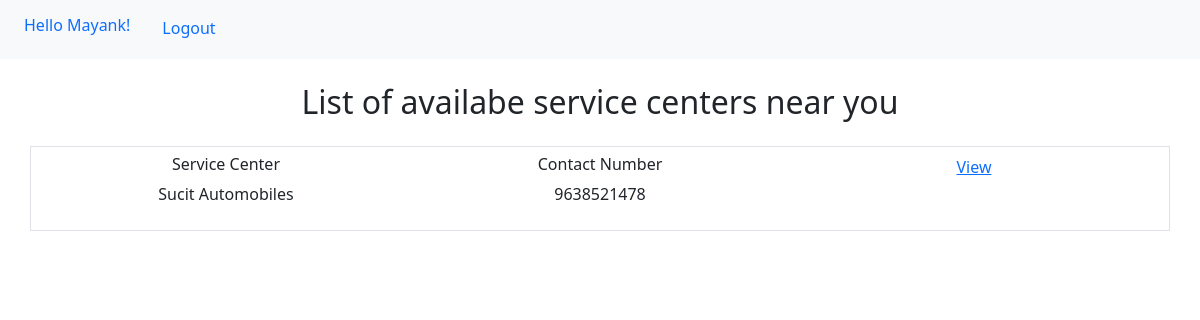
Page /customer/ (signed in) on the earlier database version.
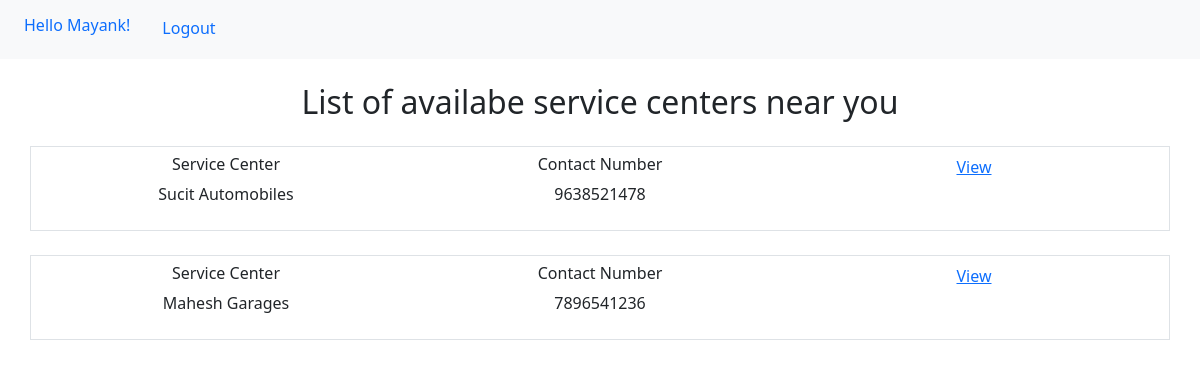
Same page on the later database version.
### service_centers/models.py (models this page shows, shortened)
class ServiceCenter(models.Model):
    user=models.OneToOneField(User,on_delete=models.CASCADE)
    phoneNo=models.DecimalField(max_digits=10,decimal_places=0)
    centerName=models.CharField(max_length=300, null = True, blank = True)
    openingTime=models.TimeField( null = True, blank = True)
    closingTime=models.TimeField( null = True, blank = True)
    locationState=models.CharField(max_length=200, null = True, blank = True)
    locationCity=models.CharField(max_length=200, null = True, blank = True)
    locationPinCode=models.DecimalField(max_digits=6,decimal_places=0, null = True, blank = True)
    address=models.CharField(max_length=500, null = True, blank = True)
    numberOfMechs=models.DecimalField(max_digits=4,decimal_places=0, null = True, blank = True)
    baseVisitingCharges=models.DecimalField(max_digits=4,decimal_places=0, null = True, blank = True)
    availableServices= models.CharField(max_length=800, null = True, blank = True)

### customers/views.py (the view)
# urls.py: path('', home_view, name="home"),
def home_view(request):
    if not request.user.is_authenticated:
        return redirect('customers:login')
    scobjs=ServiceCenter.objects.all()
    context={
        'sc':scobjs
    }
    return render(request, 'customers/home.html',context)

### templates/customers/home.html
{% include 'customers/base2.html' %}
{% load static %}
{% block content %}
<h2 class="text-center mt-4">List of availabe service centers near you</h2>
<div class="container">
    {% for service in sc %}
    <div class="row border mt-4 p-2 text-center">
        <div class="col-md-4">
            <h6>Service Center</h6>
            <p>{{service.centerName}}</p>
        </div>
        <div class="col-md-4">
            <h6>Contact Number</h6>
            <p>{{service.phoneNo}}</p>
        </div>
        <div class="col-md-4">
            <a href="{% url 'customers:servicecenter' service.id %}">View</a>
        </div>
    </div>
    {% endfor %}
</div>
{% endblock %}

Differences in the rows shown:
added ServiceCenter: centerName "Mahesh Garages", phoneNo "7896541236"
